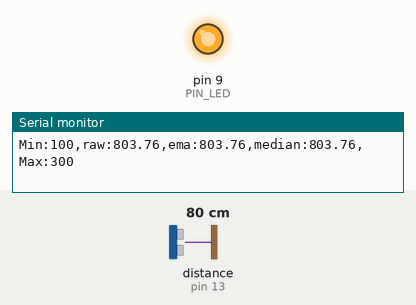
This sketch was run on a simulated Arduino Uno, built with avr-gcc and run on an emulated ATmega328P. On the bench: output pins drawn as LEDs (lit = HIGH), the last lines printed to the serial monitor. Wiring (inferred from the names in the program): ultrasonic range finder: trigger pin 12; echo pin 13. Inputs (shaded band) come from the test bench; at power-on: distance to the obstacle (sensor on pin 13) 80 cm. The echo pulse lasts 58.3 µs per cm; pins used as bus, display or sensor lines are not drawn.

Above: at 1.2 s.
1.3 s: distance to the obstacle (sensor on pin 13) set to 34 cm
2.8 s: distance to the obstacle (sensor on pin 13) set to 29 cm
At 3.8 s:
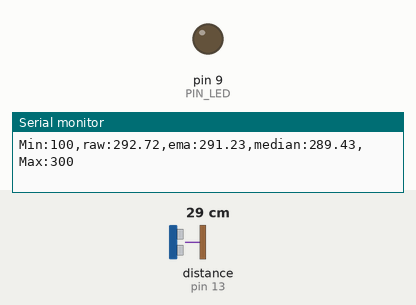
4.3 s: distance to the obstacle (sensor on pin 13) set to 12 cm
5.8 s: distance to the obstacle (sensor on pin 13) set to 9 cm
At 7.0 s:
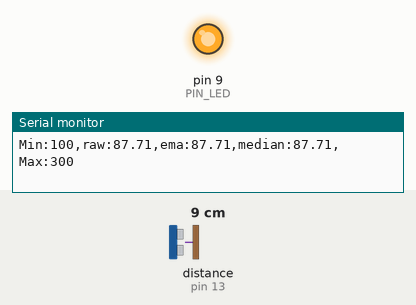
7.3 s: distance to the obstacle (sensor on pin 13) set to 18 cm
At 8.4 s:
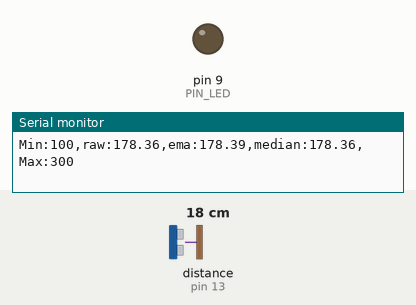
Timing chart, 0 to 9.8 s (numbered marks = the images above; inputs shaded):
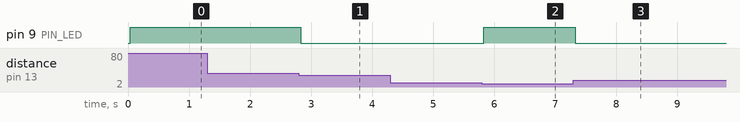

The sketch:

09_challenge_median.ino
```cpp
// Arduino pin assignment
#define PIN_LED  9
#define PIN_TRIG 12
#define PIN_ECHO 13

// configurable parameters
#define SND_VEL 346.0     // sound velocity at 24 celsius degree (unit: m/sec)
#define INTERVAL 25       // sampling interval (unit: msec)
#define PULSE_DURATION 10 // ultra-sound Pulse Duration (unit: usec)
#define _DIST_MIN 100     // minimum distance to be measured (unit: mm)
#define _DIST_MAX 300     // maximum distance to be measured (unit: mm)

#define TIMEOUT ((INTERVAL / 2) * 1000.0) // maximum echo waiting time (unit: usec)
#define SCALE (0.001 * 0.5 * SND_VEL)     // coefficent to convert duration to distance

#define _EMA_ALPHA 0.5    // EMA weight of new sample (range: 0 to 1)

#define _MEDIAN_N 3       // 중위수 필터 샘플 수: 3, 10, 30으로 바꿔가며 테스트

// global variables
unsigned long last_sampling_time;   // unit: msec
float dist_ema;                     // EMA distance
float dist_median;                  // median distance

// 최근 N개 샘플을 유지하는 원형 버퍼
float samples[_MEDIAN_N];
int sample_idx = 0;    // 다음에 쓸 위치
int sample_cnt = 0;    // 현재까지 채워진 샘플 수 (최대 N)

void setup() {
  // initialize GPIO pins
  pinMode(PIN_LED,OUTPUT);
  pinMode(PIN_TRIG,OUTPUT);
  pinMode(PIN_ECHO,INPUT);
  digitalWrite(PIN_TRIG, LOW);

  // initialize serial port
  Serial.begin(57600);
}

void loop() {
  float dist_raw;

  // wait until next sampling time.
  if (millis() < last_sampling_time + INTERVAL)
    return;

  // get a distance reading from the USS
  dist_raw = USS_measure(PIN_TRIG,PIN_ECHO);

  // 직전 유효값 적용 코드 없이 raw 값을 그대로 중위수 필터에 넣는다
  add_sample(dist_raw);
  dist_median = get_median();

  // EMA (raw 기준)
  dist_ema = _EMA_ALPHA * dist_raw + (1.0 - _EMA_ALPHA) * dist_ema;

  // output the read value to the serial port
  Serial.print("Min:");      Serial.print(_DIST_MIN);
  Serial.print(",raw:");     Serial.print(dist_raw);
  Serial.print(",ema:");     Serial.print(dist_ema);
  Serial.print(",median:");  Serial.print(dist_median);
  Serial.print(",Max:");     Serial.print(_DIST_MAX);
  Serial.println("");

  // LED: 중위수 값이 범위 안이면 ON
  if ((dist_median < _DIST_MIN) || (dist_median > _DIST_MAX))
    digitalWrite(PIN_LED, 1);       // LED OFF
  else
    digitalWrite(PIN_LED, 0);       // LED ON

  // update last sampling time
  last_sampling_time += INTERVAL;
}

// 원형 버퍼에 새 샘플 추가. 버퍼가 차면 가장 오래된 샘플을 덮어쓴다.
void add_sample(float value)
{
  samples[sample_idx] = value;
  sample_idx = (sample_idx + 1) % _MEDIAN_N;
  if (sample_cnt < _MEDIAN_N)
    sample_cnt++;
}

// 버퍼의 샘플을 복사해 정렬한 뒤 중위수를 반환한다.
// 원본 버퍼는 시간 순서를 유지해야 하므로 복사본을 정렬한다.
float get_median()
{
  float sorted[_MEDIAN_N];
  int i, j;

  for (i = 0; i < sample_cnt; i++)
    sorted[i] = samples[i];

  // 삽입 정렬 (N이 작으므로 충분)
  for (i = 1; i < sample_cnt; i++) {
    float key = sorted[i];
    j = i - 1;
    while (j >= 0 && sorted[j] > key) {
      sorted[j + 1] = sorted[j];
      j--;
    }
    sorted[j + 1] = key;
  }

  // 샘플 수가 홀수면 가운데 값, 짝수면 가운데 두 값의 평균
  if (sample_cnt % 2 == 1)
    return sorted[sample_cnt / 2];
  else
    return (sorted[sample_cnt / 2 - 1] + sorted[sample_cnt / 2]) / 2.0;
}

// get a distance reading from USS. return value is in millimeter.
float USS_measure(int TRIG, int ECHO)
{
  digitalWrite(TRIG, HIGH);
  delayMicroseconds(PULSE_DURATION);
  digitalWrite(TRIG, LOW);

  return pulseIn(ECHO, HIGH, TIMEOUT) * SCALE; // unit: mm
}
```

Measured:
- the behaviour switches between 31 and 30 cm on distance to the obstacle (sensor on pin 13) (found by bisection; images 0 and 1)
- the behaviour switches between 11 and 10 cm on distance to the obstacle (sensor on pin 13) (found by bisection; images 1 and 2)
- after the input at 2.8 s, pin 9 (PIN_LED): HIGH → LOW at once
- after the input at 5.8 s, pin 9 (PIN_LED): LOW → HIGH at once
- after the input at 7.3 s, pin 9 (PIN_LED): HIGH → LOW at once
